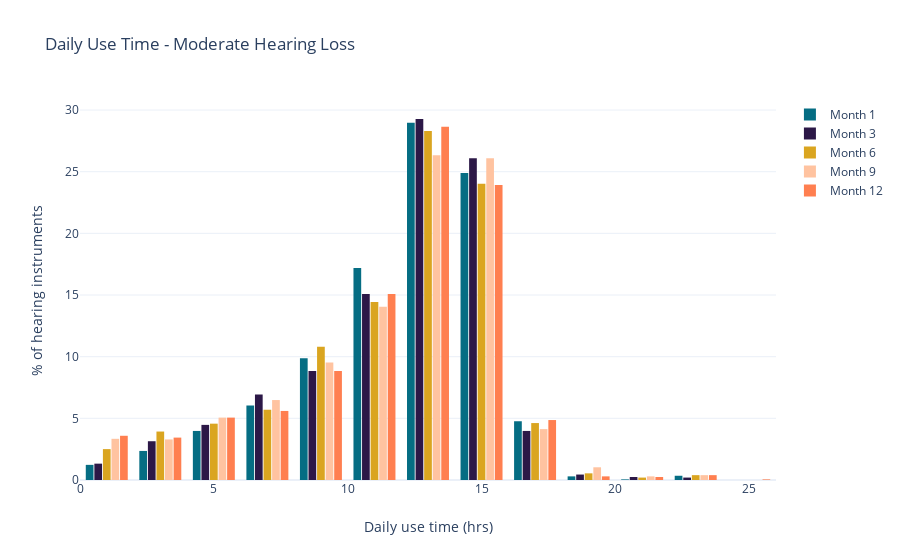

The cell this chart's notebook holds for it:
### Code cell
import plotly.graph_objects as go

import numpy as np
x0 = moderate['UT_1']
x1 = moderate['UT_3']
x2 = moderate['UT_6']
x3 = moderate['UT_9']
x4 = moderate['UT_12']

fig = go.Figure()
fig.add_trace(go.Histogram(
    x=x0,
    histnorm='percent',
    name='Month 1', # name used in legend and hover labels
    marker_color='#056d83', nbinsx=15,
))
fig.add_trace(go.Histogram(
    x=x1,
    histnorm='percent',
    name='Month 3',
    marker_color='#2c1847', nbinsx=15,
))

fig.add_trace(go.Histogram(
    x=x2,
    histnorm='percent',
    name='Month 6', # name used in legend and hover labels
    marker_color='#daa520', nbinsx=15,
))
fig.add_trace(go.Histogram(
    x=x3,
    histnorm='percent',
    name='Month 9',
    marker_color='#ffc3a0', nbinsx=15
))
fig.add_trace(go.Histogram(
    x=x4,
    histnorm='percent',
    name='Month 12',
    marker_color='#ff7f50', nbinsx=15
))


fig.update_layout(
    title_text='Daily Use Time - Moderate Hearing Loss ', # title of plot
    xaxis_title_text='Daily use time (hrs)', # xaxis label
    yaxis_title_text='% of hearing instruments ', # yaxis label
    bargap=0.2, # gap between bars of adjacent location coordinates
    bargroupgap=0.1, # gap between bars of the same location coordinates
    template = "plotly_white", # set template to white
)

fig.show()
print('Descriptive Statistics')
moderate[['UT_1', 'UT_3', 'UT_6', 'UT_9', 'UT_12']].describe()

### Figure 1 — Plotly figure (JSON) as saved in the notebook; plotly's stock layout.template omitted (floating-point values rounded to 4 significant figures; data arrays with more than 128 entries replaced by an {"elided": "..."} marker saying what was removed)
{"data": [{"histnorm": "percent", "marker": {"color": "#056d83"}, "name": "Month 1", "nbinsx": 15, "type": "histogram", "x": {"elided": "2036 float values"}}, {"histnorm": "percent", "marker": {"color": "#2c1847"}, "name": "Month 3", "nbinsx": 15, "type": "histogram", "x": {"elided": "2036 float values"}}, {"histnorm": "percent", "marker": {"color": "#daa520"}, "name": "Month 6", "nbinsx": 15, "type": "histogram", "x": {"elided": "2036 float values"}}, {"histnorm": "percent", "marker": {"color": "#ffc3a0"}, "name": "Month 9", "nbinsx": 15, "type": "histogram", "x": {"elided": "2036 float values"}}, {"histnorm": "percent", "marker": {"color": "#ff7f50"}, "name": "Month 12", "nbinsx": 15, "type": "histogram", "x": {"elided": "2036 float values"}}], "layout": {"bargap": 0.2, "bargroupgap": 0.1, "title": {"text": "Daily Use Time - Moderate Hearing Loss "}, "xaxis": {"title": {"text": "Daily use time (hrs)"}}, "yaxis": {"title": {"text": "% of hearing instruments "}}}}
